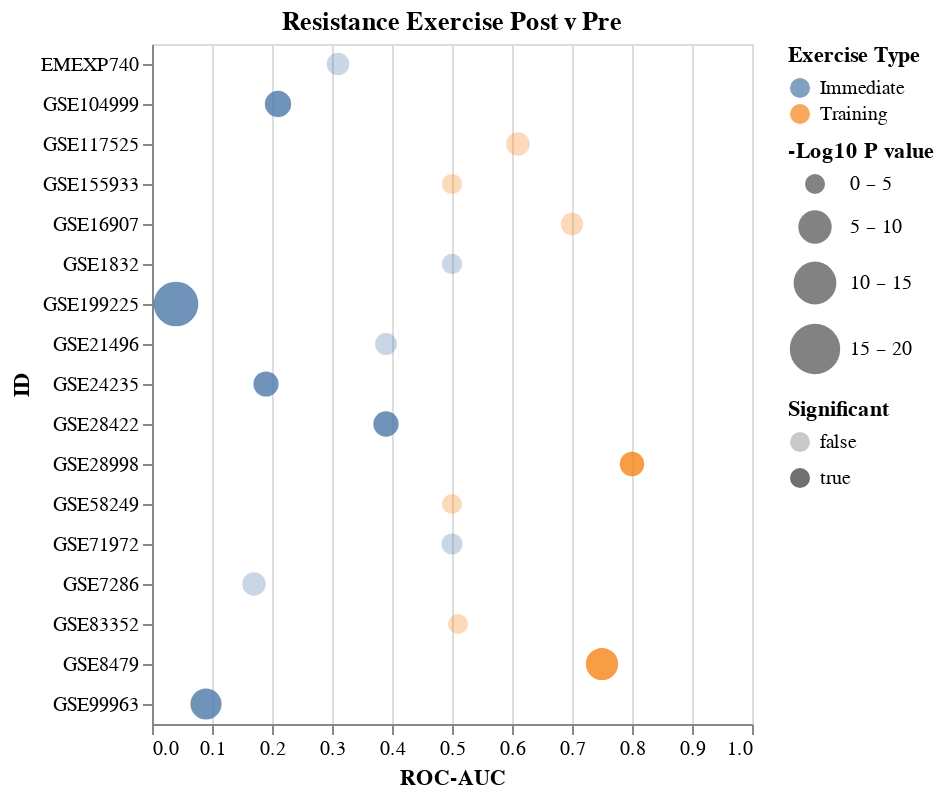

Notebook cell for this chart:
### Code cell
df=pd.read_excel('./Files/SupplementaryTable1_ImmediateTraining_ROCAUC_Pvalues.xlsx',index_col=0)
makeFig4A(df)

### Figure 1 — Vega-Lite specification as saved in the notebook (floating-point values rounded to 4 significant figures)
{"config": {"view": {"continuousWidth": 300, "continuousHeight": 300}}, "data": {"name": "data-9e2595469dd4b8e067126aa9a1a3ee0b"}, "mark": {"type": "circle"}, "encoding": {"color": {"field": "Exercise Type", "type": "nominal"}, "opacity": {"field": "Significant", "type": "nominal"}, "size": {"field": "-Log10 P value", "scale": {"bins": [0, 5, 10, 15, 20], "range": [100, 500], "reverse": false}, "type": "quantitative"}, "x": {"field": "ROC-AUC", "scale": {"domain": [0, 1]}, "type": "quantitative"}, "y": {"field": "ID", "type": "nominal"}}, "title": "Resistance Exercise Post v Pre", "$schema": "https://vega.github.io/schema/vega-lite/v5.8.0.json", "datasets": {"data-9e2595469dd4b8e067126aa9a1a3ee0b": [{"ID": "GSE99963", "ROC-AUC": 0.09, "Pval": 0.000105, "Exercise Type": "Immediate", "-Log10 P value": 3.979, "Significant": true}, {"ID": "GSE8479", "ROC-AUC": 0.75, "Pval": 3.52e-05, "Exercise Type": "Training", "-Log10 P value": 4.453, "Significant": true}, {"ID": "GSE83352", "ROC-AUC": 0.51, "Pval": 0.993, "Exercise Type": "Training", "-Log10 P value": 0.003051, "Significant": false}, {"ID": "GSE7286", "ROC-AUC": 0.17, "Pval": 0.0818, "Exercise Type": "Immediate", "-Log10 P value": 1.087, "Significant": false}, {"ID": "GSE71972", "ROC-AUC": 0.5, "Pval": 0.462, "Exercise Type": "Immediate", "-Log10 P value": 0.3354, "Significant": false}, {"ID": "GSE58249", "ROC-AUC": 0.5, "Pval": 0.996, "Exercise Type": "Training", "-Log10 P value": 0.001741, "Significant": false}, {"ID": "GSE28998", "ROC-AUC": 0.8, "Pval": 0.0396, "Exercise Type": "Training", "-Log10 P value": 1.402, "Significant": true}, {"ID": "GSE28422", "ROC-AUC": 0.39, "Pval": 0.0207, "Exercise Type": "Immediate", "-Log10 P value": 1.684, "Significant": true}, {"ID": "GSE24235", "ROC-AUC": 0.19, "Pval": 0.0231, "Exercise Type": "Immediate", "-Log10 P value": 1.636, "Significant": true}, {"ID": "GSE21496", "ROC-AUC": 0.39, "Pval": 0.263, "Exercise Type": "Immediate", "-Log10 P value": 0.58, "Significant": false}, {"ID": "GSE199225", "ROC-AUC": 0.04, "Pval": 6.46e-12, "Exercise Type": "Immediate", "-Log10 P value": 11.19, "Significant": true}, {"ID": "GSE1832", "ROC-AUC": 0.5, "Pval": 0.754, "Exercise Type": "Immediate", "-Log10 P value": 0.1226, "Significant": false}, {"ID": "GSE16907", "ROC-AUC": 0.7, "Pval": 0.191, "Exercise Type": "Training", "-Log10 P value": 0.719, "Significant": false}, {"ID": "GSE155933", "ROC-AUC": 0.5, "Pval": 0.895, "Exercise Type": "Training", "-Log10 P value": 0.04818, "Significant": false}, {"ID": "GSE117525", "ROC-AUC": 0.61, "Pval": 0.0786, "Exercise Type": "Training", "-Log10 P value": 1.105, "Significant": false}, {"ID": "GSE104999", "ROC-AUC": 0.21, "Pval": 0.0088, "Exercise Type": "Immediate", "-Log10 P value": 2.056, "Significant": true}, {"ID": "EMEXP740", "ROC-AUC": 0.31, "Pval": 0.171, "Exercise Type": "Immediate", "-Log10 P value": 0.767, "Significant": false}]}}
